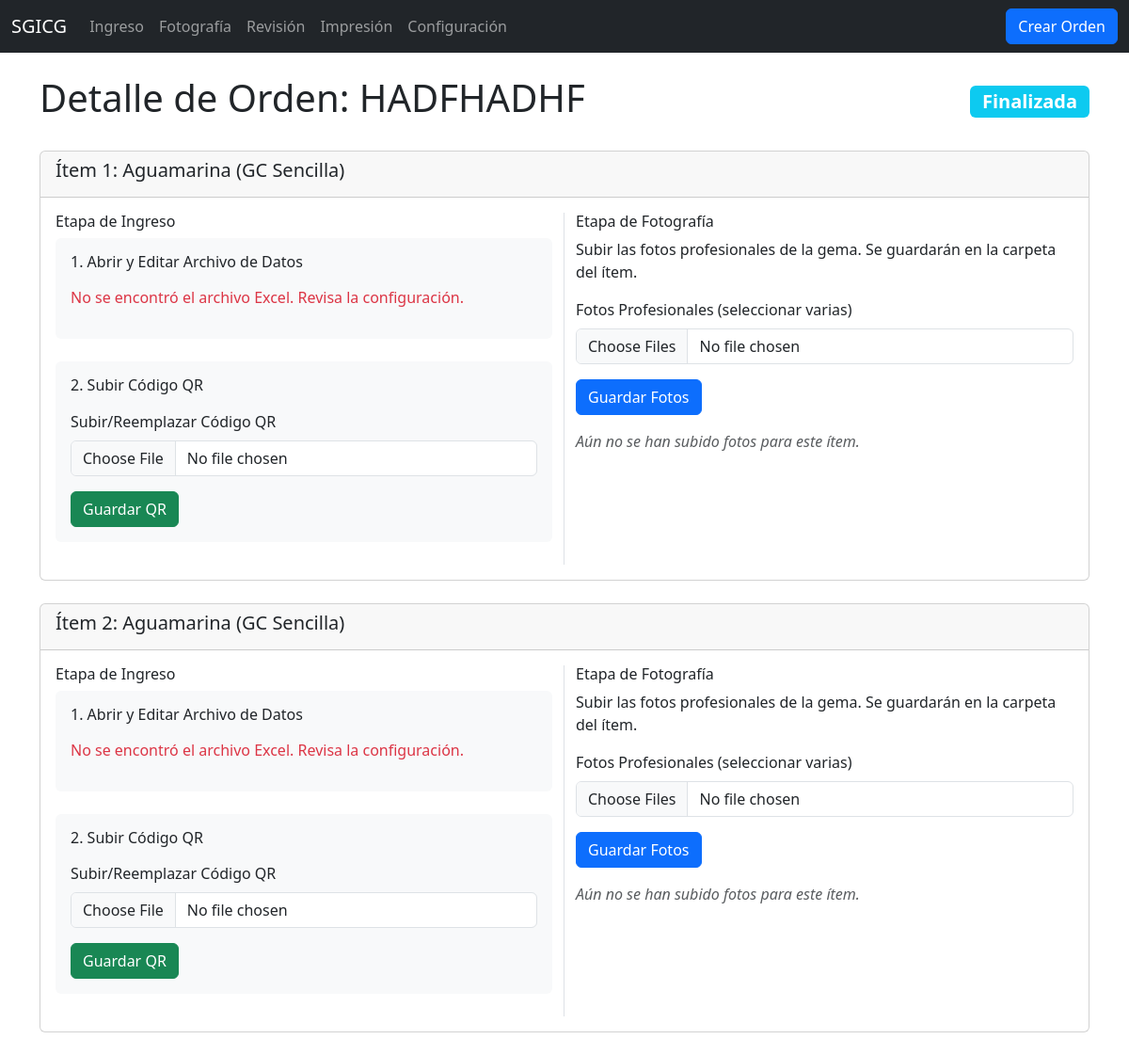
Screenshot of /orden/16/ with the database file from the repository.
### certificacion/models.py (models this page shows, shortened)
class Orden(models.Model):
    ETAPAS = [
        ('INGRESO', 'Ingreso'),
        ('FOTOGRAFIA', 'Fotografía'),
        ('REVISION', 'Revisión'),
        ('IMPRESION', 'Impresión'),
        ('FINALIZADA', 'Finalizada')
    ]
    numero_orden_facturacion = models.CharField(
        max_length=100,
        unique=True,
        verbose_name="Número de Orden (Facturación)",
        db_index=True
    )
    estado_actual = models.CharField(
        max_length=20,
        choices=ETAPAS,
        default='INGRESO',
        db_index=True
    )
    fecha_creacion = models.DateTimeField(auto_now_add=True, db_index=True)
    fecha_cierre = models.DateTimeField(blank=True, null=True)
    class Meta:
        ordering = ['-fecha_creacion']
        indexes = [
            models.Index(fields=['estado_actual', 'fecha_creacion']),
        ]

class Item(models.Model):
    TIPO_CERT_CHOICES = [
        ('GC_SENCILLA', 'GC Sencilla'),
        ('GC_COMPLETA', 'GC Completa'),
        ('ESCRITO', 'Escrito'),
        ('DIAMANTE', 'Diamante')
    ]
    QUE_ES_CHOICES = [
        ('JOYA', 'Joya'),
        ('LOTE', 'Lote de Gemas'),
        ('PIEDRA', 'Piedra(s) Suelta(s)'),
        ('VERBAL_A_GC', 'Verbal a GC'),
        ('REIMPRESION', 'Reimpresión')
    ]
    TIPO_JOYA_CHOICES = [
        ('ANILLO', 'Anillo'),
        ('DIJE', 'Dije'),
        ('TOPOS', 'Topos'),
        ('PULSERA', 'Pulsera'),
        ('PULSERA_TENIS', 'Pulsera Tenis'),
        ('SET', 'Set')
    ]
    METAL_CHOICES = [
        ('ORO', 'Oro'),
        ('ORO_AMARILLO', 'Oro Amarillo'),
        ('ORO_ROSA', 'Oro Rosa'),
        ('PLATA', 'Plata'),
        ('BLANCO', 'Blanco'),
        ('ROSA', 'Rosa'),
        ('NEGRO', 'Negro')
    ]
    orden = models.ForeignKey(Orden, related_name='items', on_delete=models.CASCADE)
    numero_item = models.PositiveIntegerField()
    fecha_limite_etapa = models.DateTimeField(blank=True, null=True, db_index=True)
    tipo_certificado = models.CharField(
        max_length=15,
        choices=TIPO_CERT_CHOICES,
        default='GC_SENCILLA'
    )
    que_es = models.CharField(max_length=15, choices=QUE_ES_CHOICES, default='JOYA')
    codigo_referencia = models.CharField(max_length=100, blank=True, null=True)
    tipo_joya = models.CharField(
        max_length=15,
        choices=TIPO_JOYA_CHOICES,
        blank=True,
        null=True
    )
    metal = models.CharField(max_length=15, choices=METAL_CHOICES, blank=True, null=True)
    cantidad_gemas = models.PositiveIntegerField(blank=True, null=True, default=1)
    componentes_set = models.CharField(max_length=255, blank=True, null=True)
    gema_principal = models.CharField(max_length=100, blank=True, null=True)
    forma_gema = models.CharField(max_length=100, default='Ninguno')
    peso_gema = models.DecimalField(
        max_digits=7,
        decimal_places=2,
        blank=True,
        null=True
    )
    comentarios = models.TextField(blank=True, null=True)
    nombre_excel = models.CharField(max_length=255, blank=True, null=True)
    qr_cargado = models.ImageField(upload_to=get_qr_upload_path, blank=True, null=True)
    texto_para_copiar = models.TextField(blank=True, null=True, help_text="Texto formateado con todos los datos del ítem")
    class Meta:
        ordering = ['numero_item']
        unique_together = ['orden', 'numero_item']
        indexes = [
            models.Index(fields=['orden', 'fecha_limite_etapa']),
        ]
    @property
    def unc_path_excel(self):
        if self.nombre_excel:
            orden_folder = f"ORDEN-{self.orden.id:04d}"
            item_folder = f"ITEM-{self.numero_item}"
            full_local_path = Path(settings.MEDIA_ROOT) / orden_folder / item_folder / self.nombre_excel
            return 'file:///' + full_local_path.as_posix()
        return None

### certificacion/views.py (the view, shortened to what this page needs)
# urls.py: path('orden/<int:orden_id>/', views.detalle_orden, name='detalle_orden'),
def detalle_orden(request, orden_id):
    try:
        orden = get_object_or_404(
            Orden.objects.prefetch_related('items__fotos'),
            id=orden_id
        )
        context = {'orden': orden}
        return render(request, 'detalle_orden.html', context)
    except Exception as e:
        logger.error(f"Error en detalle de orden {orden_id}: {str(e)}")
        messages.error(request, "Error al cargar el detalle de la orden")
        return redirect('dashboard')

### templates/detalle_orden.html (shortened to what this page needs)
{% extends "base.html" %}
{% block content %}
<div class="d-flex justify-content-between align-items-center mb-4">
    <h1>Detalle de Orden: {{ orden.numero_orden_facturacion }}</h1>
    <span class="badge bg-info fs-5">{{ orden.get_estado_actual_display }}</span>
</div>
<div class="row g-4">
{% for item in orden.items.all %}
    <div class="col-md-12">
        <div class="card">
            <div class="card-header">
                <h5>Ítem {{ item.numero_item }}: {{ item.gema_principal }} ({{ item.get_tipo_certificado_display }})</h5>
            </div>
            <div class="card-body">
                <div class="row">
                    <div class="col-md-6 border-end">
                        <h6>Etapa de Ingreso</h6>
                        <div class="mb-4 p-3 bg-light rounded">
                            <h6 class="mb-3">1. Abrir y Editar Archivo de Datos</h6>
                            {% if item.unc_path_excel %}
                                <a href="{{ item.unc_path_excel }}" class="btn btn-primary" target="_blank">
                                    Abrir Excel desde la Red
                                </a>
                                <div class="form-text mt-2">
                                    Recuerda guardar los cambios (Ctrl+S) en Excel para que se actualice en el servidor.
                                </div>
                            {% else %}
                                <p class="text-danger">No se encontró el archivo Excel. Revisa la configuración.</p>
                            {% endif %}
                        </div>
                        <div class="mb-4 p-3 bg-light rounded">
                            <h6 class="mb-3">2. Subir Código QR</h6>
                            <form method="POST" enctype="multipart/form-data">
                                <div class="mb-3">
                                    <label for="qr_code_{{ item.id }}" class="form-label">Subir/Reemplazar Código QR</label>
                                    <input class="form-control" type="file" name="qr_code" id="qr_code_{{ item.id }}" accept="image/*">
                                </div>
                                <button type="submit" name="subir_ingreso" class="btn btn-success">Guardar QR</button>
                            </form>
                        </div>
                    </div>
                    <div class="col-md-6">
                        <h6>Etapa de Fotografía</h6>
                        <p>Subir las fotos profesionales de la gema. Se guardarán en la carpeta del ítem.</p>
                        <form method="POST" enctype="multipart/form-data">
                            <div class="mb-3">
                                <label for="fotos_{{ item.id }}" class="form-label">Fotos Profesionales (seleccionar varias)</label>
                                <input class="form-control" type="file" name="fotos_profesionales" id="fotos_{{ item.id }}" multiple>
                            </div>
                            <button type="submit" name="subir_fotos" class="btn btn-primary">Guardar Fotos</button>
                        </form>
                        <div class="mt-3 row">
                            {% for foto in item.fotos.all %}
                            <div class="col-3 mb-3">
                                <a href="{{ foto.imagen.url }}" target="_blank">
                                    <img src="{{ foto.imagen.url }}" class="img-thumbnail" alt="Foto de {{ item.gema_principal }}">
                                </a>
                            </div>
                            {% empty %}
                            <p class="text-muted fst-italic">Aún no se han subido fotos para este ítem.</p>
                            {% endfor %}
                        </div>
                    </div>
                </div>
            </div>
        </div>
    </div>
{% endfor %}
</div>
{% endblock %}

### rows the page displays
Orden: numero_orden_facturacion "HADFHADHF", estado_actual "Finalizada"
Item: numero_item "1", gema_principal "Aguamarina", tipo_certificado "GC Sencilla", shows "No se encontró el archivo Excel. Revisa la configuración."
Item: numero_item "2", gema_principal "Aguamarina", tipo_certificado "GC Sencilla", shows "No se encontró el archivo Excel. Revisa la configuración."
